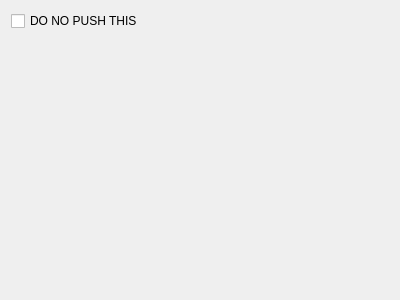
<?xml version="1.0" encoding="UTF-8"?>
<ui version="4.0">
 <class>SettingsWindow</class>
 <widget class="QWidget" name="SettingsWindow">
  <property name="geometry">
   <rect>
    <x>0</x>
    <y>0</y>
    <width>400</width>
    <height>300</height>
   </rect>
  </property>
  <property name="windowTitle">
   <string>Form</string>
  </property>
  <layout class="QGridLayout" name="gridLayout">
   <item row="0" column="0">
    <layout class="QVBoxLayout" name="verticalLayout">
     <item>
      <widget class="QCheckBox" name="checkBox">
       <property name="text">
        <string>DO NO PUSH THIS</string>
       </property>
      </widget>
     </item>
     <item>
      <spacer name="verticalSpacer">
       <property name="orientation">
        <enum>Qt::Vertical</enum>
       </property>
       <property name="sizeHint" stdset="0">
        <size>
         <width>20</width>
         <height>40</height>
        </size>
       </property>
      </spacer>
     </item>
    </layout>
   </item>
  </layout>
 </widget>
 <resources/>
 <connections/>
</ui>
